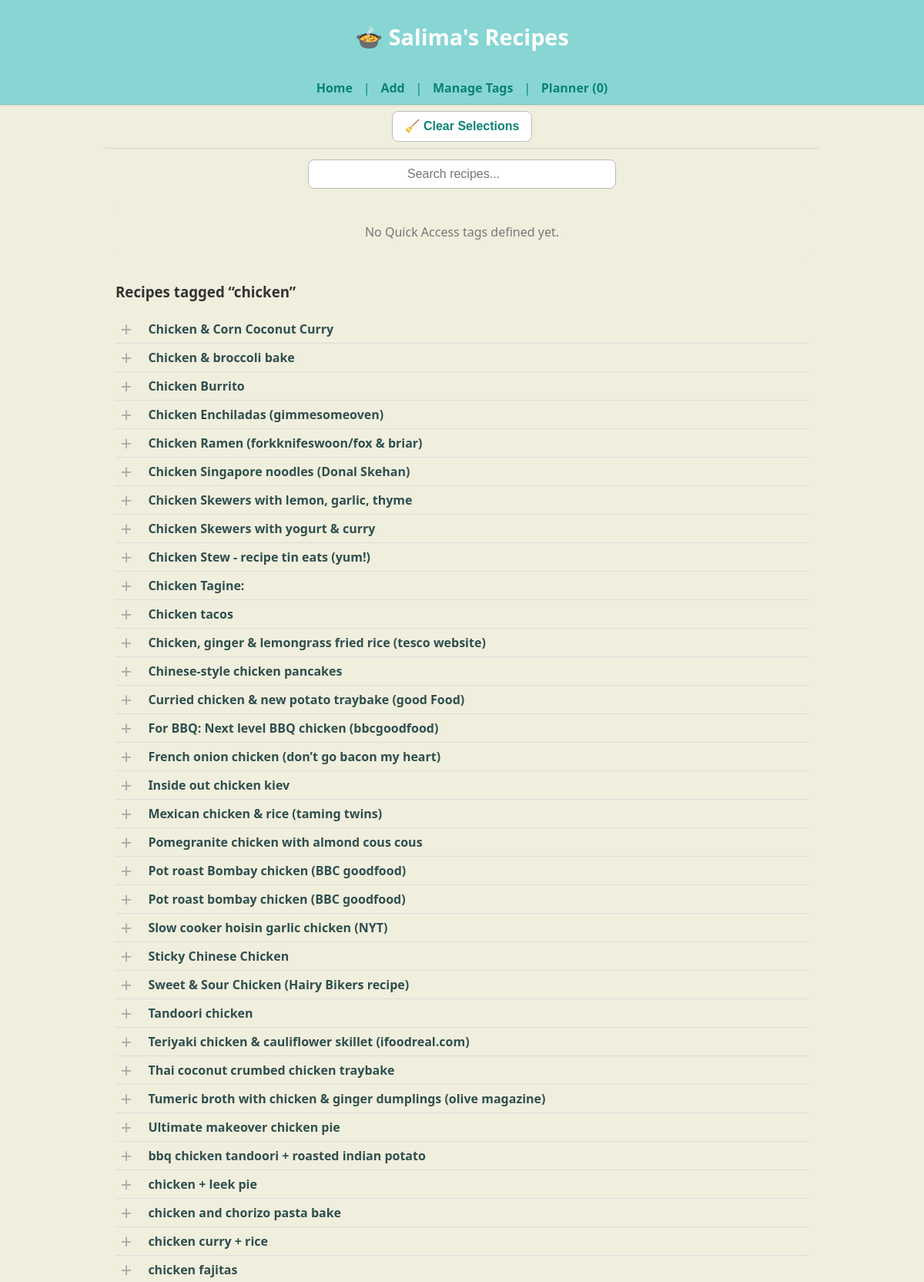
Page /search?tag=chicken (upper part) on the committed database.
### tables this page shows
CREATE TABLE recipes (
    id INTEGER PRIMARY KEY,
    name TEXT,
    ingredients JSON,
    method TEXT,
    tags JSON,
    category TEXT,
    source TEXT,
    linked_recipe TEXT,
    image_url TEXT,
    notes TEXT,
    created_at DATETIME DEFAULT CURRENT_TIMESTAMP,
    updated_at DATETIME DEFAULT CURRENT_TIMESTAMP
);

### app.py (the view)
@app.route("/search")
def search():
    q = request.args.get("q", "").strip()
    tag = request.args.get("tag", "").strip()
    results = []
    with get_conn() as conn:
        c = conn.cursor()
        if q:
            c.execute("""
                SELECT id, name, ingredients, tags
                FROM recipes
                WHERE name LIKE ? OR ingredients LIKE ? OR tags LIKE ?
                ORDER BY name
            """, (f"%{q}%", f"%{q}%", f"%{q}%"))
        elif tag:
            c.execute("""
                SELECT id, name, ingredients, tags
                FROM recipes
                WHERE tags LIKE ?
                ORDER BY name
            """, (f"%{tag}%",))
        else:
            c.execute("SELECT id, name, ingredients, tags FROM recipes ORDER BY name")
        results = c.fetchall()
        tag_cloud = get_tag_cloud()
    return render_template(
        "index.html",
        recipes=results,
        tag_cloud=tag_cloud,
        default_tag=tag or q or "Results"
    )

### app.py (called while the page is built)
def get_conn():
    return sqlite3.connect(DB_PATH)

### templates/index.html (shortened to what this page needs)
{% extends "base.html" %}
{% block content %}
<main class="homepage">
<section class="search-section">
  <form action="{{ url_for('search') }}" method="get" class="search-form">
    <input type="text" name="q" placeholder="Search recipes..." class="search-input">
  </form>
</section>
<section class="quick-tags">
  {% if quick_access %}
    {% for tag in quick_access %}
      <form action="{{ url_for('search') }}" method="get" class="tag-form">
        <input type="hidden" name="tag" value="{{ tag }}">
        <button type="submit" class="tag-btn">{{ tag }}</button>
      </form>
    {% endfor %}
  {% else %}
    <p style="text-align:center; color:#777;">No Quick Access tags defined yet.</p>
  {% endif %}
</section>
  <section class="recipe-listing">
    <h3>Recipes tagged “{{ default_tag }}”</h3>
    {% for r in recipes %}
      <div class="recipe-row">
        <button class="select-dish-btn"
                data-id="{{ r[0] }}"
                data-name="{{ r[1] }}"></button>
        <a href="{{ url_for('recipe_detail', recipe_id=r[0]) }}">
          <strong>{{ r[1] }}</strong>
        </a>
      </div>
    {% endfor %}
  </section>
</main>
{% endblock %}

### static/style.css (style rules this page uses)
:root { --brand: #87d6d4; --brand-dark: #0a8274; --background: #f0eedd; }
body { font-family: "Segoe UI", Helvetica, Arial, sans-serif; background: var(--background); color: #333; margin: 0; padding: 0; }
main { background: var(--background); max-width: 100%; margin: 0; padding: 0; box-shadow: none; border: none; }
a { color: var(--brand-dark); text-decoration: none; transition: color 0.2s ease; }
form input, form textarea { width: 100%; padding: 0.5rem; margin: 0.5rem 0 1rem 0; border: 1px solid #ccc; border-radius: 4px; font-size: 1rem; }
button { background: var(--brand); color: white; border: none; padding: 0.6rem 1.2rem; font-size: 1rem; border-radius: 4px; cursor: pointer; transition: background 0.2s ease; }
.recipe-row { display: flex; align-items: center; gap: 0.5rem; padding: 0.25rem 0; border-bottom: 1px solid #ddd; }
.recipe-row a { flex: 1; color: #2f4f4f; text-decoration: none; }
.select-dish-btn { background: transparent; border: none; outline: none; cursor: pointer; width: 1.6rem; height: 1.6rem; display: flex; align-items: center; justify-content: center; }
.select-dish-btn::before { content: "+"; color: #aaa; font-size: 1.6rem; transition: color 0.25s ease, transform 0.2s ease, opacity 0.2s ease; }
.search-section { text-align: center; margin: 0.4rem 0 0.6rem; }
.search-input { width: 100%; max-width: 720px; padding: 0.55rem 1rem; font-size: 1rem; border-radius: 8px; border: 1px solid #bbb; background: #fff; box-sizing: border-box; }
main.homepage { max-width: 900px; margin: 0 auto; padding: 0 1rem 1rem; background: var(--background); border: none; box-shadow: none; }
.search-section { margin: 0.2rem 0 0.4rem; padding: 0; text-align: center; }
.search-input { width: 100%; max-width: 400px; padding: 0.55rem 8rem; font-size: 1rem; border-radius: 8px; border: 1px solid #bbb; background: #fff; }
.quick-tags { display: flex; justify-content: center; flex-wrap: wrap; gap: 0.5rem; margin: 0.4rem 0 0.8rem; }
.homepage .quick-tags { position: sticky; top: 5.4rem; z-index: 80; background: var(--background); padding: 0.4rem 0.5rem; border-radius: 6px; }
.select-dish-btn { all: unset; display: inline-flex; align-items: center; justify-content: center; width: 28px; height: 28px; cursor: pointer; vertical-align: middle; margin-right: 0.4rem; background: none !important; border: none !important; box-shadow: none !important; }

### rows in the picture
recipes: name "Chicken & Corn Coconut Curry"
recipes: name "Chicken & broccoli bake"
recipes: name "Chicken Burrito"
recipes: name "Chicken Enchiladas (gimmesomeoven)"
recipes: name "Chicken Ramen (forkknifeswoon/fox & briar)"
recipes: name "Chicken Singapore noodles (Donal Skehan)"
recipes: name "Chicken Skewers with lemon, garlic, thyme"
recipes: name "Chicken Skewers with yogurt & curry"
recipes: name "Chicken Stew - recipe tin eats (yum!)"
recipes: name "Chicken Tagine:"
recipes: name "Chicken tacos"
recipes: name "Chicken, ginger & lemongrass fried rice (tesco website)"
recipes: name "Chinese-style chicken pancakes"
recipes: name "Curried chicken & new potato traybake (good Food)"
recipes: name "For BBQ: Next level BBQ chicken (bbcgoodfood)"
recipes: name "French onion chicken (don’t go bacon my heart)"
recipes: name "Inside out chicken kiev"
recipes: name "Mexican chicken & rice (taming twins)"
recipes: name "Pomegranite chicken with almond cous cous"
recipes: name "Pot roast Bombay chicken (BBC goodfood)"
recipes: name "Pot roast bombay chicken (BBC goodfood)"
recipes: name "Slow cooker hoisin garlic chicken (NYT)"
recipes: name "Sticky Chinese Chicken"
recipes: name "Sweet & Sour Chicken (Hairy Bikers recipe)"
recipes: name "Tandoori chicken"
recipes: name "Teriyaki chicken & cauliflower skillet (ifoodreal.com)"
recipes: name "Thai coconut crumbed chicken traybake"
recipes: name "Tumeric broth with chicken & ginger dumplings (olive magazine)"
recipes: name "Ultimate makeover chicken pie"
recipes: name "bbq chicken tandoori + roasted indian potato"
recipes: name "chicken + leek pie"
recipes: name "chicken and chorizo pasta bake"
recipes: name "chicken curry + rice"
recipes: name "chicken fajitas"

### other values in the picture
{{ default_tag }} "chicken"
